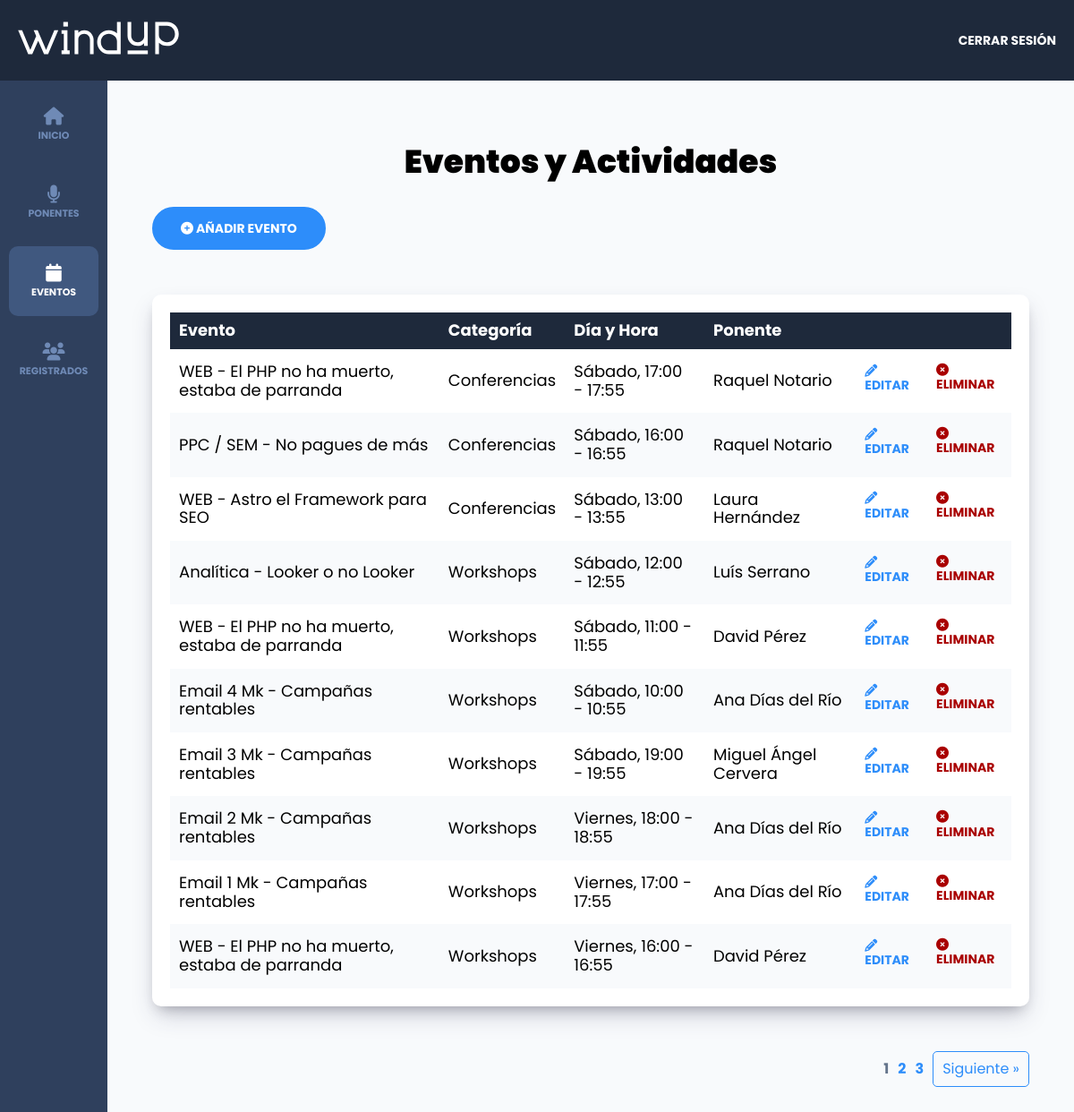
/admin/eventos?page=1 (signed in), run on the app's committed database.
### tables this page shows
CREATE TABLE `eventos` (
  `id` int(11) NOT NULL,
  `nombre` varchar(120) DEFAULT NULL,
  `descripcion` text DEFAULT NULL,
  `disponibles` int(11) DEFAULT NULL,
  `categoria_id` int(11) NOT NULL,
  `dia_id` int(11) NOT NULL,
  `hora_id` int(11) NOT NULL,
  `ponente_id` int(11) NOT NULL
);

CREATE TABLE `categorias` (
  `id` int(11) NOT NULL,
  `nombre` varchar(45) DEFAULT NULL
);

CREATE TABLE `dias` (
  `id` int(11) NOT NULL,
  `nombre` varchar(15) DEFAULT NULL
);

CREATE TABLE `horas` (
  `id` int(11) NOT NULL,
  `hora` varchar(13) DEFAULT NULL
);

CREATE TABLE `ponentes` (
  `id` int(11) NOT NULL,
  `nombre` varchar(40) DEFAULT NULL,
  `apellido` varchar(40) DEFAULT NULL,
  `ciudad` varchar(20) DEFAULT NULL,
  `empresa` varchar(20) DEFAULT NULL,
  `imagen` varchar(32) DEFAULT NULL,
  `imagenempresa` varchar(32) DEFAULT NULL,
  `tags` varchar(120) DEFAULT NULL,
  `redes` text DEFAULT NULL
);

### controllers/EventosController.php (called while the page is built, shortened)
<?php
class EventosController {
    public static function index(Router $router) {
        $pagina_actual = $_GET['page'];
        $pagina_actual = filter_var($pagina_actual, FILTER_VALIDATE_INT);
        $por_pagina = 10;
        $total = Evento::total();
        $paginacion = new Paginacion($pagina_actual, $por_pagina, $total);
        $eventos = Evento::paginar($por_pagina, $paginacion->offset());
        foreach($eventos as $evento) {
            $evento->categoria = Categoria::find($evento->categoria_id);
            $evento->dia = Dia::find($evento->dia_id);
            $evento->hora = Hora::find($evento->hora_id);
            $evento->ponente = Ponente::find($evento->ponente_id);
        }
        $router->render('admin/eventos/index', [
            'titulo' => 'Eventos y Actividades',
            'eventos' => $eventos,
            'paginacion' => $paginacion->paginacion()
        ]);
    }
}

### public/index.php (called while the page is built, shortened)
<?php
$router = new Router();
$router->get('/login', [AuthController::class, 'login']);
$router->post('/login', [AuthController::class, 'login']);
$router->post('/logout', [AuthController::class, 'logout']);
$router->get('/registro', [AuthController::class, 'registro']);
$router->post('/registro', [AuthController::class, 'registro']);
$router->get('/olvide', [AuthController::class, 'olvide']);
$router->post('/olvide', [AuthController::class, 'olvide']);
$router->get('/reestablecer', [AuthController::class, 'reestablecer']);
$router->post('/reestablecer', [AuthController::class, 'reestablecer']);
$router->get('/mensaje', [AuthController::class, 'mensaje']);
$router->get('/confirmar-cuenta', [AuthController::class, 'confirmar']);
$router->get('/admin/dashboard', [DashboardController::class, 'index']);
$router->get('/admin/ponentes', [PonentesController::class, 'index']);
$router->get('/admin/ponentes/crear', [PonentesController::class, 'crear']);
$router->post('/admin/ponentes/crear', [PonentesController::class, 'crear']);
$router->get('/admin/ponentes/editar', [PonentesController::class, 'editar']);
$router->post('/admin/ponentes/editar', [PonentesController::class, 'editar']);
$router->post('/admin/ponentes/eliminar', [PonentesController::class, 'eliminar']);
$router->get('/admin/eventos', [EventosController::class, 'index']);
$router->get('/admin/eventos/crear', [EventosController::class, 'crear']);
$router->post('/admin/eventos/crear', [EventosController::class, 'crear']);
$router->get('/admin/eventos/editar', [EventosController::class, 'editar']);
$router->post('/admin/eventos/editar', [EventosController::class, 'editar']);
$router->post('/admin/eventos/eliminar', [EventosController::class, 'eliminar']);
$router->get('/api/eventos-horario', [APIEventosController::class, 'index']);
$router->get('/api/ponentes', [APIPonentesController::class, 'index']);
$router->get('/api/ponente', [APIPonentesController::class, 'ponente']);
$router->get('/api/regalos', [APIRegalosController::class, 'index']);
$router->get('/admin/registrados', [RegistradosController::class, 'index']);
$router->get('/admin/regalos', [RegalosController::class, 'index']);
$router->get('/finalizar-registro', [RegistroController::class, 'crear']);
$router->post('/finalizar-registro/gratis', [RegistroController::class, 'gratis']);
$router->post('/finalizar-registro/pagar', [RegistroController::class, 'pagar']);
$router->get('/finalizar-registro/ponencias', [RegistroController::class, 'ponencias']);
$router->post('/finalizar-registro/ponencias', [RegistroController::class, 'ponencias']);
$router->get('/entrada', [RegistroController::class, 'entrada']);
$router->get('/', [PaginasController::class, 'index']);
$router->get('/evento', [PaginasController::class, 'evento']);
$router->get('/packs', [PaginasController::class, 'packs']);
$router->get('/ponencias', [PaginasController::class, 'ponencias']);
$router->get('/404', [PaginasController::class, 'error']);
 $router->comprobarRutas();

### models/ActiveRecord.php (called while the page is built, shortened)
<?php
class ActiveRecord
{
    protected static $db;
    protected static $tabla = '';
    public static function setDB($database)
    {
        self::$db = $database;
    }
    public static function consultarSQL($query)
    {
        $resultado = self::$db->query($query);
        $array = [];
        while ($registro = $resultado->fetch_assoc()) {
            $array[] = static::crearObjeto($registro);
        }
        return $array;
    }
    protected static function crearObjeto($registro)
    {
        $objeto = new static;
        foreach ($registro as $key => $value) {
            if (property_exists($objeto, $key)) {
                $objeto->$key = $value;
            }
        }
        return $objeto;
    }
    public static function find($id)
    {
        $query = "SELECT * FROM " . static::$tabla  . " WHERE id = {$id}";
        $resultado = self::consultarSQL($query);
        return array_shift($resultado);
    }
    public static function paginar($por_pagina, $offset)
    {
        $query = "SELECT * FROM " . static::$tabla . " ORDER BY id DESC LIMIT {$por_pagina} OFFSET {$offset} ";
        $resultado = self::consultarSQL($query);
        return $resultado;
    }
    public static function total($columna = '', $valor = '')
    {
        $query = "SELECT COUNT(*) FROM " . static::$tabla;
        $resultado = self::$db->query($query);
        $total = $resultado->fetch_array();
        return array_shift($total);
    }
}

### views/admin/eventos/index.php (the view, shortened to what this page needs)
<h2 class="dashboard__heading"><?php echo $titulo; ?></h2>
<div class="dashboard__contenedor--boton">
    <a class="dashboard__boton" href="/admin/eventos/crear">
        <i class="fa-solid fa-circle-plus"></i>
        Añadir evento
    </a>
</div>
<div class="dashboard__contenedor">
    <?php if (!empty($eventos)) { ?>
        <table class="table">
            <thead class="table__thead">
                <tr>
                    <th scope="col" class="table__th">Evento</th>
                    <th scope="col" class="table__th">Categoría</th>
                    <th scope="col" class="table__th">Día y Hora</th>
                    <th scope="col" class="table__th">Ponente</th>
                    <th scope="col" class="table__th"></th>
                </tr>
            </thead>
            <tbody class="table__tbody">
                <?php foreach ($eventos as $evento) { ?>
                    <tr class="table__tr">
                        <td class="table__td">
                            <?php echo $evento->nombre; ?>
                        </td>
                        <td class="table__td">
                            <?php echo $evento->categoria->nombre; ?>
                        </td>
                        <td class="table__td">
                            <?php echo $evento->dia->nombre . ", " . $evento->hora->hora; ?>
                        </td>
                        <td class="table__td">
                            <?php echo $evento->ponente->nombre . " " . $evento->ponente->apellido; ?>
                        </td>
                        <td class="table__td--acciones">
                            <a class="table__accion table__accion--editar" href="/admin/eventos/editar?id=<?php echo $evento->id; ?>">
                                <i class="fa-solid fa-pencil"></i>
                                Editar
                            </a>
                            <form method="POST" action="/admin/eventos/eliminar" class="table__formulario">
                                <button class="table__accion table__accion--eliminar" type="submit">
                                    <i class="fa-solid fa-circle-xmark"></i>
                                    Eliminar
                                </button>
                            </form>
                        </td>
                    </tr>
                <?php } ?>
            </tbody>
        </table>
    <?php } else { ?>
        <p class="text-center">No hay eventos para mostrar</p>
    <?php } ?>
</div>
<?php
echo $paginacion;
?>

### data on the page
eventos: nombre "WEB - El PHP no ha muerto, estaba de parranda", categoria.nombre "Conferencias", dia.nombre "Sábado", hora.hora "17:00 - 17:55", ponente.nombre "Raquel", ponente.apellido "Notario"
eventos: nombre "PPC / SEM - No pagues de más", categoria.nombre "Conferencias", dia.nombre "Sábado", hora.hora "16:00 - 16:55", ponente.nombre "Raquel", ponente.apellido "Notario"
eventos: nombre "WEB - Astro el Framework para SEO", categoria.nombre "Conferencias", dia.nombre "Sábado", hora.hora "13:00 - 13:55", ponente.nombre "Laura", ponente.apellido "Hernández"
eventos: nombre "Analítica - Looker o no Looker", categoria.nombre "Workshops", dia.nombre "Sábado", hora.hora "12:00 - 12:55", ponente.nombre "Luís", ponente.apellido "Serrano"
eventos: nombre "WEB - El PHP no ha muerto, estaba de parranda", categoria.nombre "Workshops", dia.nombre "Sábado", hora.hora "11:00 - 11:55", ponente.nombre "David", ponente.apellido "Pérez"
eventos: nombre "Email 4 Mk - Campañas rentables", categoria.nombre "Workshops", dia.nombre "Sábado", hora.hora "10:00 - 10:55", ponente.nombre "Ana", ponente.apellido "Días del Río"
eventos: nombre "Email 3 Mk - Campañas rentables", categoria.nombre "Workshops", dia.nombre "Sábado", hora.hora "19:00 - 19:55", ponente.nombre "Miguel Ángel", ponente.apellido "Cervera"
eventos: nombre "Email 2 Mk - Campañas rentables", categoria.nombre "Workshops", dia.nombre "Viernes", hora.hora "18:00 - 18:55", ponente.nombre "Ana", ponente.apellido "Días del Río"
eventos: nombre "Email 1 Mk - Campañas rentables", categoria.nombre "Workshops", dia.nombre "Viernes", hora.hora "17:00 - 17:55", ponente.nombre "Ana", ponente.apellido "Días del Río"
eventos: nombre "WEB - El PHP no ha muerto, estaba de parranda", categoria.nombre "Workshops", dia.nombre "Viernes", hora.hora "16:00 - 16:55", ponente.nombre "David", ponente.apellido "Pérez"

### other printed values
$titulo "Eventos y Actividades"
